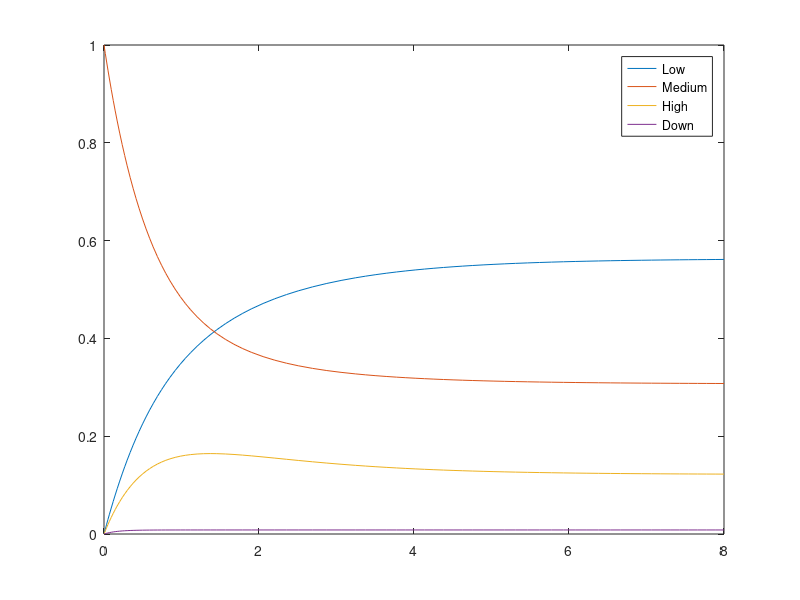
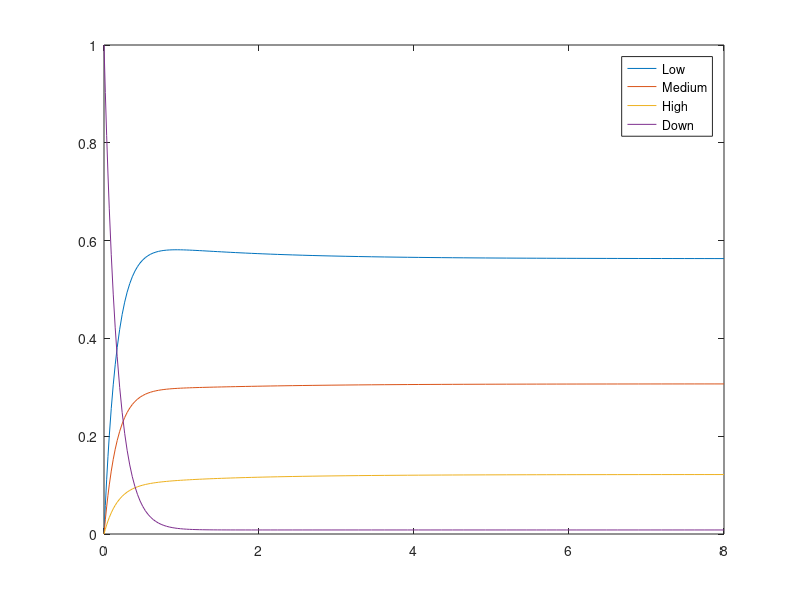

The MATLAB script that drew these images, in order:
%Jaskaran Ram - Assignment A08

clear all;

lm = 0.33;
ml = 0.6;
mh = 0.4;
hm = 1;

p_dl = 0.6;
p_dm = 0.3;
p_dh = 0.1;

p_down = 0.05;
p = 6;

Q = [ -(lm + p_down) lm 0 p_down;
      ml -(ml + mh + p_down) mh p_down;
      0 hm -(hm + p_down ) p_down;
      p_dl*p p_dm*p p_dh*p -p*(p_dl + p_dm + p_dh)
    ]

%Start from Medium
p0 = [0, 1, 0, 0];
[t, Sol] = ode45(@(t,x) Q'*x, [0 8], p0');
figure;
plot(t, Sol, "-");
legend("Low","Medium","High","Down");

%Start from Down
p1 = [0, 0, 0, 1];
[t, Sol] = ode45(@(t,x) Q'*x, [0 8], p1');
figure;
plot(t, Sol, "-");
legend("Low","Medium","High","Down");


